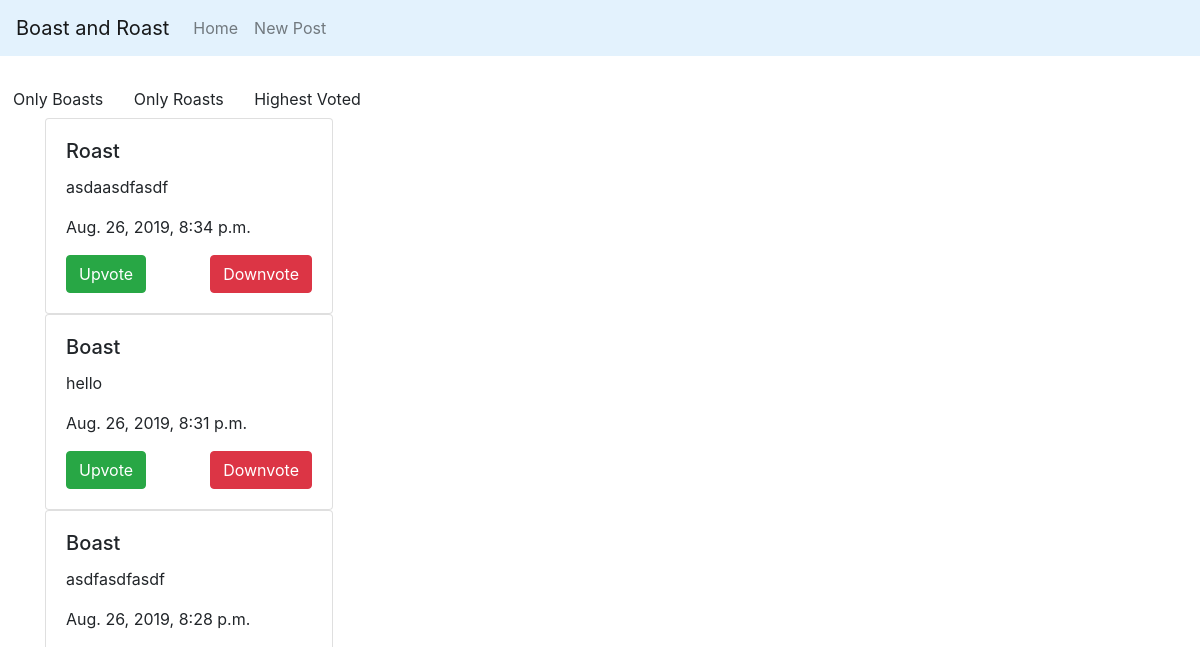
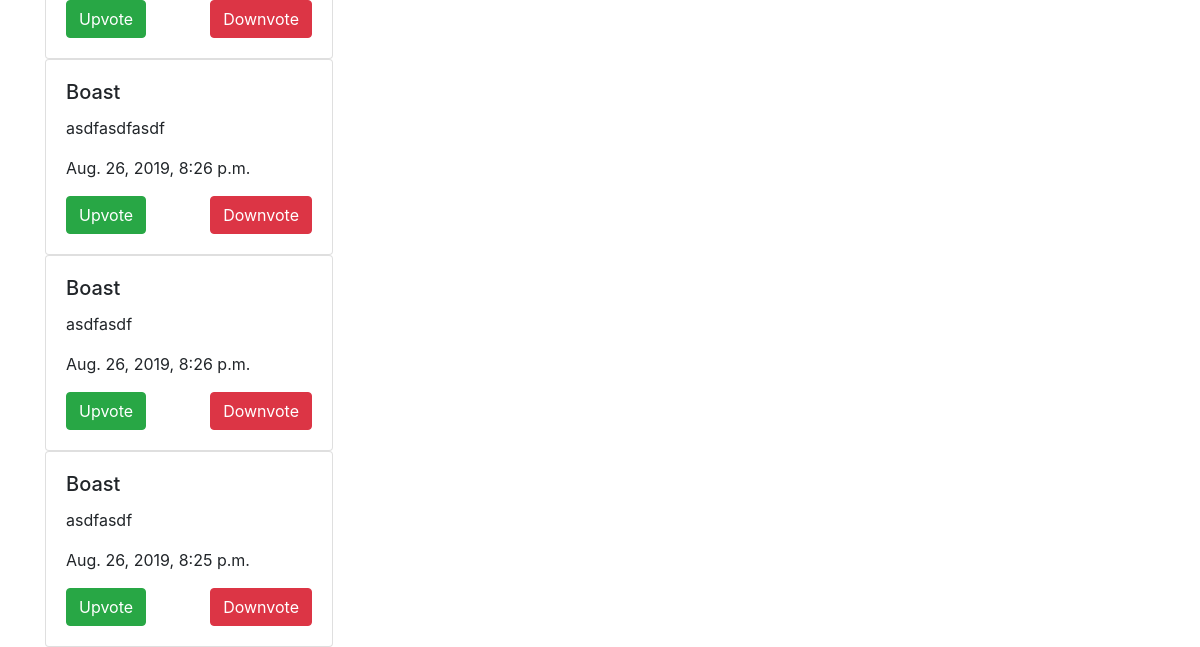
Before: / with the older database file (2 pictures, top to bottom).
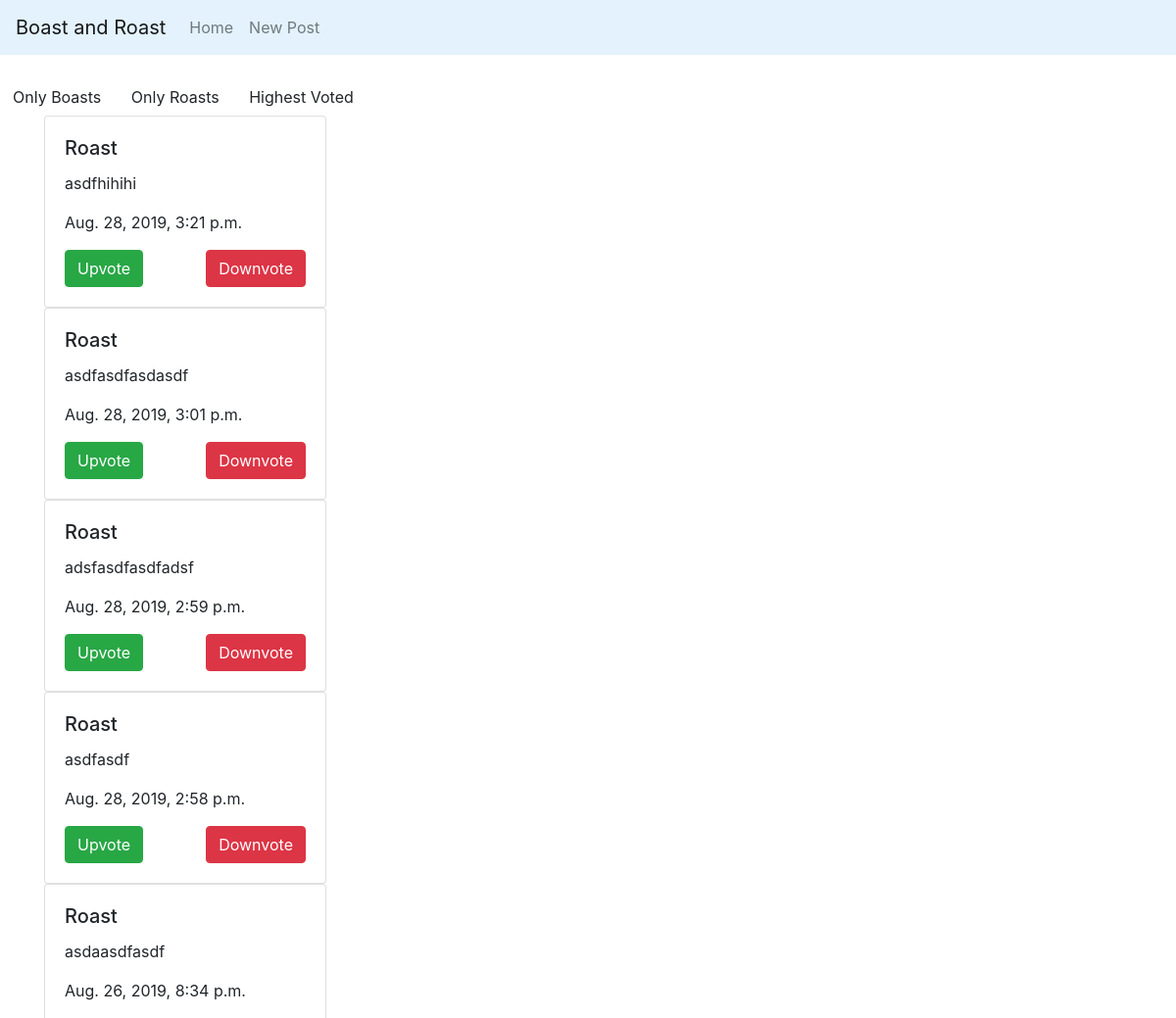
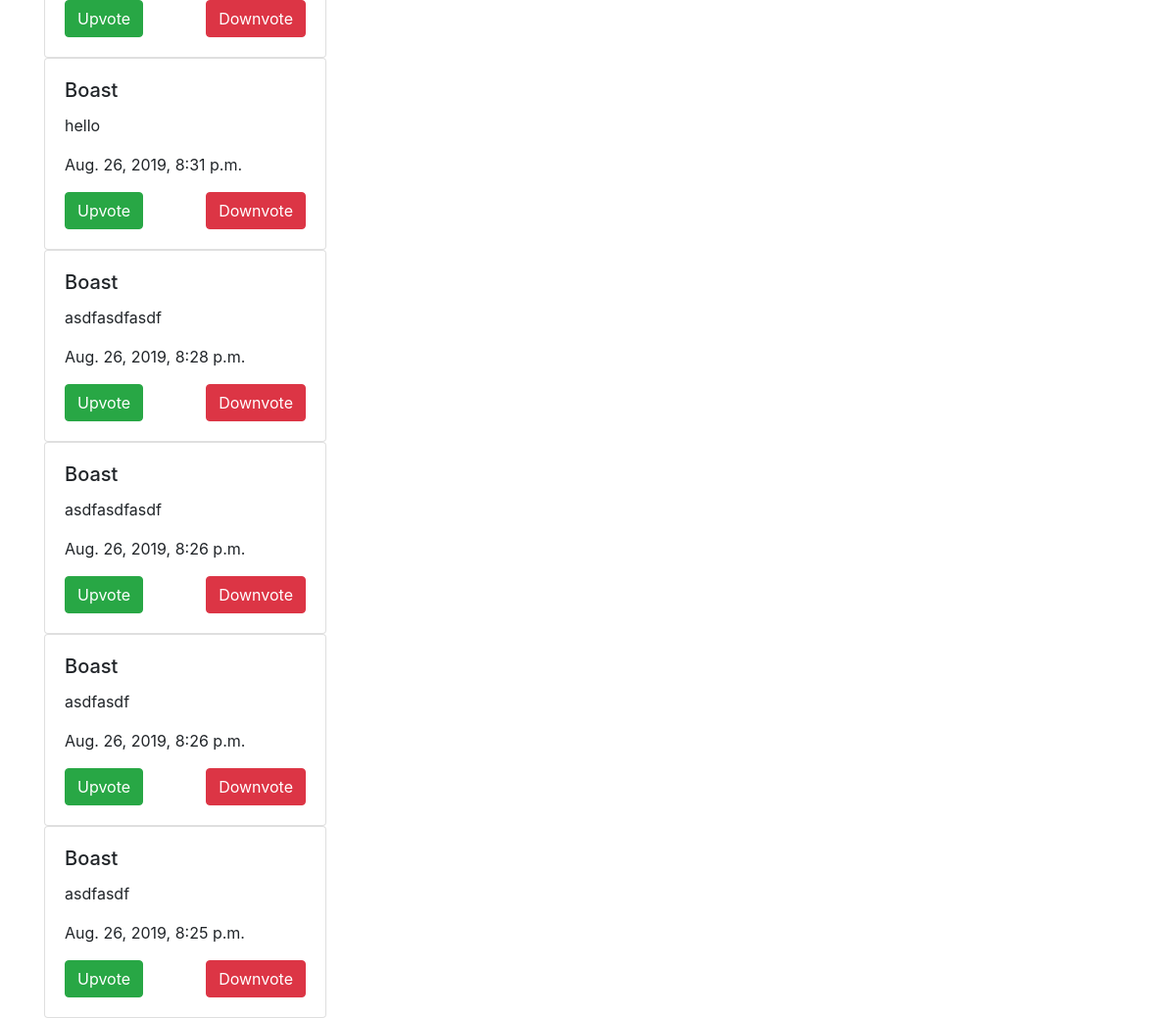
After: the same page with the newer database file (2 pictures, top to bottom).
### boastroast/models.py (models this page shows, shortened)
class Post(models.Model):
    Boast = 'Boast'
    Roast = 'Roast'
    POST_CHOICES = [
        (Boast, 'Boast'),
        (Roast, 'Roast')
    ]
    body = models.CharField(max_length=280)
    created_at = models.DateTimeField(auto_now_add=True)
    upvotes = models.IntegerField(default=0)
    downvotes = models.IntegerField(default=0)
    type_of_post = models.CharField(choices=POST_CHOICES, default=Boast, max_length=5)

### boastroast/views.py (the view)
# urls.py: path("", homepage, name="homepage"),
def homepage(request):
    posts = Post.objects.order_by('-created_at')
    return render(request, "homepage.html", {'posts': posts})

### boastroast/templates/homepage.html (shortened to what this page needs)
{% extends 'base.html' %}
{% load bootstrap4 %}
{% block main %}
<div>
    {% for post in posts %}
    <div class="card" style="width: 18rem;">
            <div class="card-body">
              <h5 class="card-title">{{ post.type_of_post }}</h5>
              <p class="card-text">{{ post.body }}</p>
              <p>{{ post.created_at}}</p>
            <div style="display: flex; justify-content: space-between">
                    <a href="/upvote/{{post.id}}" class="btn btn-success">Upvote</a>
                    <a href="/downvote/{{post.id}}" class="btn btn-danger">Downvote</a>
              </div>
            </div>
          </div>
    {% endfor %}
</div>
{% endblock %}

### boastroast/templates/base.html (shortened to what this page needs)
{% load bootstrap4 %}
{% bootstrap_css %}
<!DOCTYPE html>
<html lang="en">
<head>
</head>
<body style="padding-top: 80px;">
    <nav class="navbar navbar-expand-md navbar-light fixed-top" style="background-color: #e3f2fd;">
      <a class="navbar-brand" href="/">Boast and Roast</a>
      <div class="collapse navbar-collapse" id="navbarsExampleDefault">
        <ul class="navbar-nav mr-auto">
            <li class="nav-item">
              <a class="nav-link" href="/">Home</a>
            </li>
            <li class="nav-item">
              <a class="nav-link" href="/postsubmit">New Post</a>
            </li>
        </ul>
      </div>
    </nav>
    <div>
        <a href="/boasts" class="btn">Only Boasts</a>
        <a href="/roasts" class="btn">Only Roasts</a>
        <a href="/mostvotes" class="btn">Highest Voted</a>
    </div>
    <main role="main" class="container">
      {% block main %}
      {% endblock %}
    </main>
</body>
</html>

Changed rows visible on the page:
added Post: type_of_post "Roast", body "asdfhihihi", created_at "Aug. 28, 2019, 3:21 p.m."
added Post: type_of_post "Roast", body "asdfasdfasdasdf", created_at "Aug. 28, 2019, 3:01 p.m."
added Post: type_of_post "Roast", body "adsfasdfasdfadsf", created_at "Aug. 28, 2019, 2:59 p.m."
added Post: type_of_post "Roast", body "asdfasdf", created_at "Aug. 28, 2019, 2:58 p.m."
